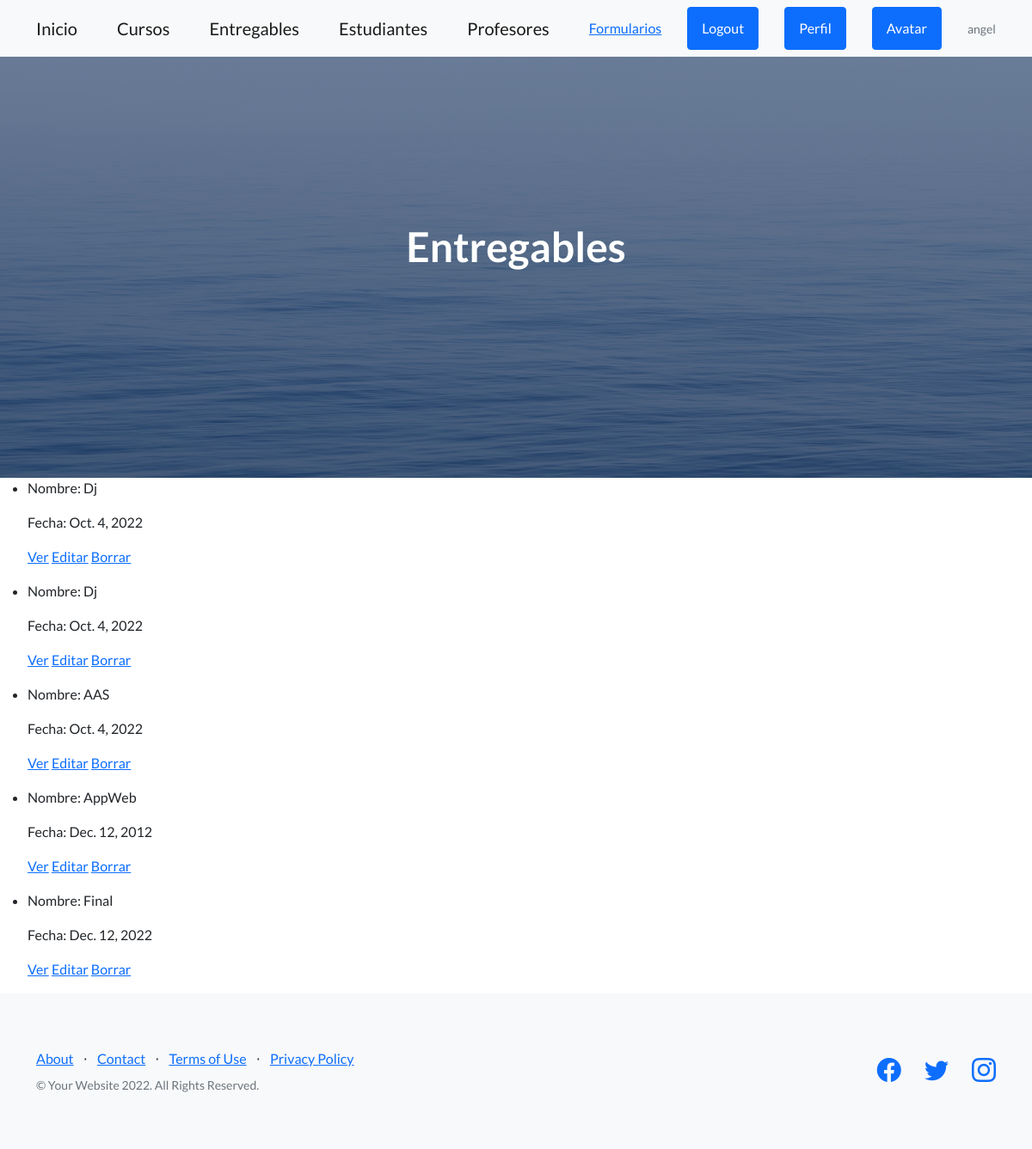
The page /AppWeb/listEntregable (signed in) on the database its author committed.
### AppWeb/models.py (models this page shows, shortened)
class Entregable(models.Model):
    nombre = models.CharField(max_length=40)
    fecha_de_entrega = models.DateField(null=True)
    entregado = models.BooleanField(default=False)

### AppWeb/views.py (the view)
# urls.py: path("listEntregable", ListEntregable.as_view(), name="listEntregable"),
class ListEntregable(LoginRequiredMixin, ListView):
    model = Entregable
    template_name = "AppWeb/listEntregables.html"

### AppWeb/templates/AppWeb/listEntregables.html (shortened to what this page needs)
{% extends "AppWeb/padre.html" %}
{% load static %}
{% block contenidoQueCambia %}
<header class="masthead">
    <div class="container position-relative">
        <div class="row justify-content-center">
            <div class="col-xl-6">
                <div class="text-center text-white">
                    <h1 class="mb-5">Entregables</h1>
                </div>
            </div>
        </div>
    </div>
</header>
<ul>
    {% for entregable in object_list %}
    <li>
        <p>Nombre: {{entregable.nombre}}</p>
        <p>Fecha: {{entregable.fecha_de_entrega}}</p>
        <p>
            <a href="{% url 'detailEntregable' entregable.id %}">Ver</a>
            <a href="{% url 'entregableEditar' entregable.id %}">Editar</a>
            <a href="{% url 'entregableDelete' entregable.id %}">Borrar</a>
        </p>
    </li>
    {% endfor %}
</ul>
{% endblock %}

### AppWeb/templates/AppWeb/padre.html (shortened to what this page needs)
<html lang="en">
    <head>
        {% load static %}
        <link href="https://cdn.jsdelivr.net/npm/bootstrap-icons@1.5.0/font/bootstrap-icons.css" rel="stylesheet" type="text/css" />
        <link href="{% static 'AppWeb/css/styles.css' %}" rel="stylesheet" />
    </head>
    <body>
        <nav class="navbar navbar-light bg-light static-top">
            <div class="container">
                {% if request.user.is_authenticated %}
                    <a class="navbar-brand" href="{% url 'Padre' %}">Inicio</a>
                    <a class="navbar-brand" href="{% url 'listCurso' %}">Cursos</a>
                    <a class="navbar-brand" href="{% url 'listEntregable' %}">Entregables</a>
                    <a class="navbar-brand" href="{% url 'listEstudiante' %}">Estudiantes</a>
                    <a class="navbar-brand" href="{% url 'listProfesor' %}">Profesores</a>
                    <a class="narbar-brand" href="{% url 'Formulario' %}">Formularios</a>
                    <a class="btn btn-primary" href="{% url 'Logout' %}">Logout</a>
                    <a class="btn btn-primary" href="{% url 'EditarPerfil' %}">Perfil</a>
                    <a class="btn btn-primary" href="{% url 'agregarAvatar' %}">Avatar</a>
                    <p class="text-muted small mb-4 mb-lg-0">{{user.username}}</p>
                {% endif%}
            </div>
        </nav>
        {% block contenidoQueCambia %}{% endblock %}
        <footer class="footer bg-light">
            <div class="container">
                <div class="row">
                    <div class="col-lg-6 h-100 text-center text-lg-start my-auto">
                        <ul class="list-inline mb-2">
                            <li class="list-inline-item"><a href="#!">About</a></li>
                            <li class="list-inline-item">⋅</li>
                            <li class="list-inline-item"><a href="#!">Contact</a></li>
                            <li class="list-inline-item">⋅</li>
                            <li class="list-inline-item"><a href="#!">Terms of Use</a></li>
                            <li class="list-inline-item">⋅</li>
                            <li class="list-inline-item"><a href="#!">Privacy Policy</a></li>
                        </ul>
                        <p class="text-muted small mb-4 mb-lg-0">&copy; Your Website 2022. All Rights Reserved.</p>
                    </div>
                    <div class="col-lg-6 h-100 text-center text-lg-end my-auto">
                        <ul class="list-inline mb-0">
                            <li class="list-inline-item me-4">
                                <a href="#!"><i class="bi-facebook fs-3"></i></a>
                            </li>
                            <li class="list-inline-item me-4">
                                <a href="#!"><i class="bi-twitter fs-3"></i></a>
                            </li>
                            <li class="list-inline-item">
                                <a href="#!"><i class="bi-instagram fs-3"></i></a>
                            </li>
                        </ul>
                    </div>
                </div>
            </div>
        </footer>
    </body>
</html>

### rows shown on the page
Entregable: nombre "Dj", fecha_de_entrega "Oct. 4, 2022"
Entregable: nombre "Dj", fecha_de_entrega "Oct. 4, 2022"
Entregable: nombre "AAS", fecha_de_entrega "Oct. 4, 2022"
Entregable: nombre "AppWeb", fecha_de_entrega "Dec. 12, 2012"
Entregable: nombre "Final", fecha_de_entrega "Dec. 12, 2022"

### other values the page prints
{{ user.username }} "angel"
